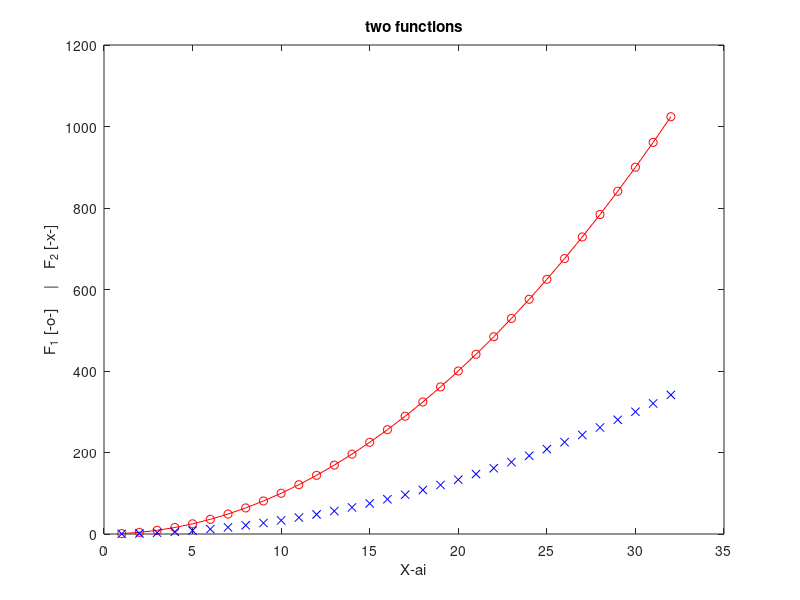

Here is the MATLAB script that generated this plot:
% Dmytro Polishchuk Ekfu-25/1
% 18.09.2026

x = 1:32;
y = x.^2;
plot(x,y,'o-r',x,y/3,'xb');
title('two functions');
xlabel('X-ai');
ylabel('F_1 [-o-]     |    F_2 [-x-]');


N = 9;
V = (N+1):0.5:(N+4);
matrix = reshape(N:(N+8),3,3);
a = matrix(3,2);
b = matrix(2:3, 1:2);
c = matrix([1, 3], [1, 3]);

v2 = V(1:3);
matrix2 = [matrix, v2'];
